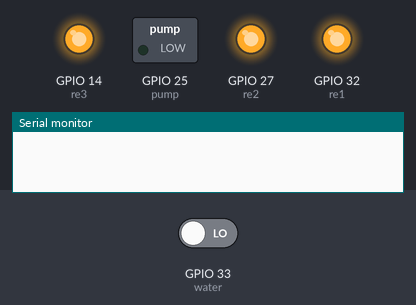
Bench run of a sketch on a simulated ESP32. Shown: switched loads named in the sketch (green lamp = pin HIGH), output pins drawn as LEDs (lit = HIGH), the last lines printed to the serial monitor. Inputs (shaded band) come from the test bench; at power-on: GPIO 33 (water) LOW. WiFi joins after 1.5 s; servers stay silent unless stated; random numbers use the default seed unless the sketch sets one; the Firebase database answers and starts empty.

Above: at 0.1 s.
At 22.1 s:
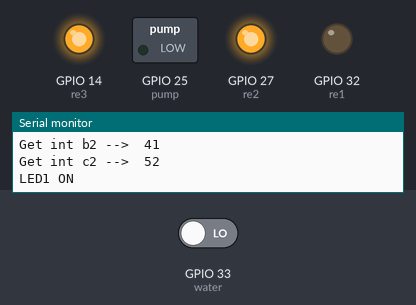
At 22.6 s:
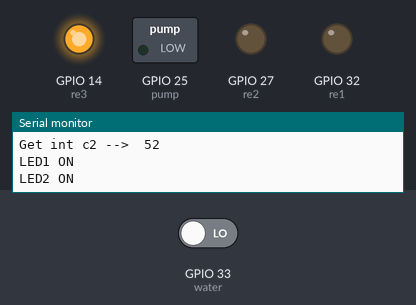
At 86.1 s:
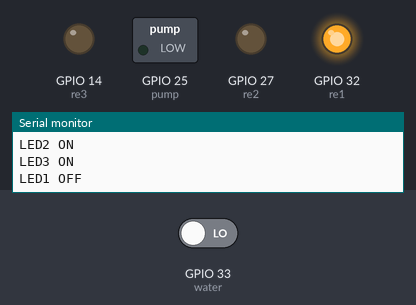
At 101.4 s:
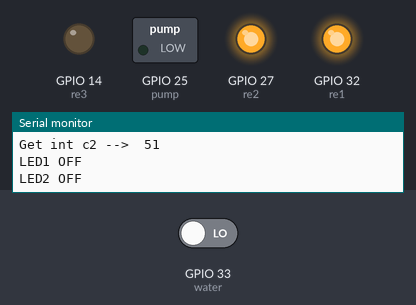
At 116.6 s:
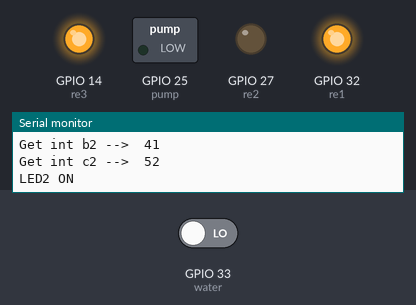
Timing chart, 0 to 118.1 s (numbered marks = the images above):
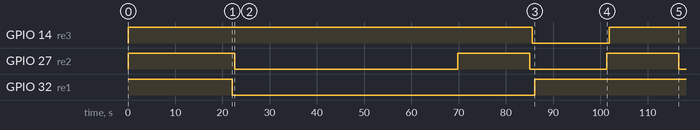

The sketch:

test2.ino
```cpp
#if defined(ESP32)
#include <WiFi.h>
#include <FirebaseESP32.h>
#elif defined(ESP8266)
#include <ESP8266WiFi.h>
#include <FirebaseESP8266.h>
#endif

#include <addons/TokenHelper.h>

#include <addons/RTDBHelper.h>

// #define WIFI_SSID "Innovation 2.4GHz"
// #define WIFI_PASSWORD "Passw0rd@1"
// #define WIFI_SSID "ibomcrmon"
// #define WIFI_PASSWORD "12345678"
#define WIFI_SSID "AsefaIoT"
#define WIFI_PASSWORD "Asf026867766"

#define API_KAY "SfentqzDhmvn6CSXNISeLoalFMXXQTJJg46Y17fU"

#define DATABASE_URL "https://test-esp32-14072-default-rtdb.firebaseio.com/"

/////////////////////////////////////////////////////////////

IPAddress local_IP(172, 16, 110, 129);
// Set your Gateway IP address
IPAddress gateway(172, 16, 110, 254);
IPAddress subnet(255, 255, 255, 0);
IPAddress primaryDNS(8, 8, 8, 8);

/////////////////////////////////////////////////////////////

FirebaseData fbdo;
FirebaseAuth auth;
FirebaseConfig config;

#define water 33
#define pump 25
#define re1 32
#define re2 27
#define re3 14

int a1, a2, b1, b2, c1, c2;
int x1, x2, y3, y2, z1, z2;
int a3, b3, c3;

void setup() {
  Serial.begin(115200);

  pinMode(water, INPUT_PULLDOWN);
  pinMode(pump, OUTPUT);
  pinMode(re1, OUTPUT);
  pinMode(re2, OUTPUT);
  pinMode(re3, OUTPUT);
  digitalWrite(re1, 1);
  digitalWrite(re2, 1);
  digitalWrite(re3, 1);

  delay(2000);

  ////// Configures static IP address//////////////////////////////
  if (!WiFi.config(local_IP, gateway, subnet, primaryDNS)) {
    Serial.println("STA Failed to configure");
  }
  /////////////////////////////////////////////////////////////////

  WiFi.begin(WIFI_SSID, WIFI_PASSWORD);
  Serial.print("Connecting to Wi-Fi ;p");
  while (WiFi.status() != WL_CONNECTED) {
    Serial.print(".");
    delay(300);
  }
  //print localIP
  Serial.println();
  Serial.print("Connected with IP: ");
  Serial.println(WiFi.localIP());
  // Serial.println();

  // Print ESP MAC Address
  Serial.print("MAC address: ");
  Serial.println(WiFi.macAddress());

  Serial.printf("FireBase Client v%s\n\n", FIREBASE_CLIENT_VERSION);

  config.api_key = API_KAY;
  config.database_url = DATABASE_URL;

  Firebase.begin(DATABASE_URL, API_KAY);
  Firebase.setDoubleDigits(5);
}

void WaterLevel() {
  //ควบุมระดับน้ำ เปิดน้ำเมื่อลดต่ำกว่ากำหนด
  if (digitalRead(water) > 0) {
    digitalWrite(pump, HIGH);
    Serial.println("pump off");

  } else if (digitalRead(water) == 0) {
    digitalWrite(pump, LOW);
    Serial.println("pump on");
  }
}

void loop() {
  x1 = random(0, 2);
  y3 = random(11, 13);
  z1 = random(21, 23);
  x2 = random(31, 33);
  y2 = random(41, 43);
  z2 = random(51, 53);

  WaterLevel();

  if (Firebase.ready()) {

    Firebase.setInt(fbdo, "/test/a", x1);
    Firebase.setInt(fbdo, "/test/b", y3);
    Firebase.setInt(fbdo, "/test/c", z1);

    Firebase.setInt(fbdo, "/test2/a", x2);
    Firebase.setInt(fbdo, "/test2/b", y2);
    Firebase.setInt(fbdo, "/test2/c", z2);

    Serial.printf("Get int a1 -->  %s\n", Firebase.getInt(fbdo, "/test/a") ? String(fbdo.to<int>()).c_str() : fbdo.errorReason().c_str());
    a1 = fbdo.to<int>();
    Serial.printf("Get int b1 -->  %s\n", Firebase.getInt(fbdo, "/test/b") ? String(fbdo.to<int>()).c_str() : fbdo.errorReason().c_str());
    b1 = fbdo.to<int>();
    Serial.printf("Get int c1 -->  %s\n", Firebase.getInt(fbdo, "/test/c") ? String(fbdo.to<int>()).c_str() : fbdo.errorReason().c_str());
    c1 = fbdo.to<int>();

    Serial.println();

    Serial.printf("Get int a2 -->  %s\n", Firebase.getInt(fbdo, "/test2/a") ? String(fbdo.to<int>()).c_str() : fbdo.errorReason().c_str());
    a2 = fbdo.to<int>();
    Serial.printf("Get int b2 -->  %s\n", Firebase.getInt(fbdo, "/test2/b") ? String(fbdo.to<int>()).c_str() : fbdo.errorReason().c_str());
    b2 = fbdo.to<int>();
    Serial.printf("Get int c2 -->  %s\n", Firebase.getInt(fbdo, "/test2/c") ? String(fbdo.to<int>()).c_str() : fbdo.errorReason().c_str());
    c2 = fbdo.to<int>();
    delay(1000);

    a3 = a1 + a2;
    b3 = b1 * b2;
    c3 = c2 - c1;

    Serial.println();

    if (a1 == 0) {
      digitalWrite(re1, 0);
      Serial.println("LED1 ON");
      delay(500);
    }
    if (b1 == 11) {
      digitalWrite(re2, 0);
      Serial.println("LED2 ON");
      delay(500);
    }
    if (c1 == 21) {
      digitalWrite(re3, 0);
      Serial.println("LED3 ON");
      delay(500);
    }
    if (a1 == 1) {
      digitalWrite(re1, 1);
      Serial.println("LED1 OFF");
      delay(500);
    }
    if (b1 == 12) {
      digitalWrite(re2, 1);
      Serial.println("LED2 OFF");
      delay(500);
    }
    if (c1 == 22) {
      digitalWrite(re3, 1);
      Serial.println("LED3 OFF");
      delay(500);
    }

    Serial.println();
    Serial.print("a1 + a2 = ");
    Serial.println(a3);
    Serial.print("b1 * b2 = ");
    Serial.println(b3);
    Serial.print("c2 - c1 = ");
    Serial.println(c3);

    delay(1000);
    Firebase.setInt(fbdo, "/test3/a", a3);
    Firebase.setInt(fbdo, "/test3/b", b3);
    Firebase.setInt(fbdo, "/test3/c", c3);

    // Serial.println();
    Serial.println("-------------------------------------");
    Serial.println();
    delay(10000);
  }
}
```

Measured:
- by itself, GPIO 14 (re3): HIGH → LOW at 85.6 s, → HIGH 16.3 s later
- by itself, GPIO 27 (re2): goes LOW 47.3 s, HIGH 15.3 s, LOW 16.3 s, HIGH 15.3 s, then LOW
- by itself, GPIO 32 (re1): HIGH → LOW at 22.1 s, → HIGH 64.0 s later
